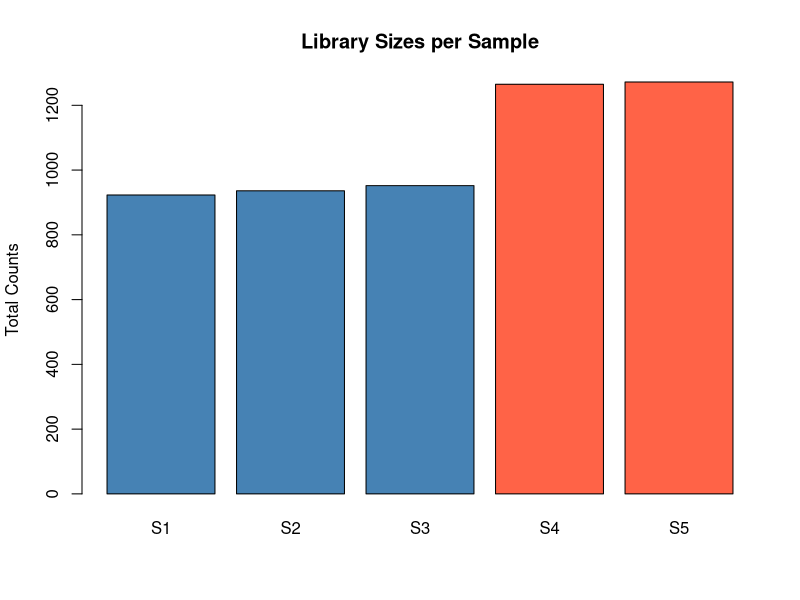

The R source for this figure:
## ---- chunk 1
knitr::opts_chunk$set(echo = TRUE)
## ---- chunk 2
counts <- matrix(
  c(
    50,  55,  52, 120, 130,
    300, 280, 310, 200, 190,
    15,  14,  16,  17,  15,
    400, 420, 410, 800, 820,
    150, 160, 155, 120, 110,
    8,   7,   9,   8,   7
  ),
  nrow = 6, byrow = TRUE
)
rownames(counts) <- paste0("G", 1:6)
colnames(counts) <- paste0("S", 1:5)

samples <- data.frame(
  SampleID = paste0("S", 1:5),
  Condition = c("Healthy", "Healthy", "Healthy", "TB", "TB"),
  stringsAsFactors = FALSE
)
## ---- chunk 3
dim(counts)
rownames(counts)
colnames(counts)
str(samples)
samples
## ---- chunk 4
gene_mean <- apply(counts, 1, mean)
gene_sd   <- apply(counts, 1, sd)

gene_stats <- data.frame(
  Mean = round(gene_mean, 2),
  SD   = round(gene_sd, 2)
)
gene_stats

top2_var <- head(gene_stats[order(-gene_stats$SD), ], 2)
top2_var
## ---- chunk 5
sample_totals <- colSums(counts)
sample_totals
names(which.max(sample_totals))
## ---- chunk 6
gene_cond_means <- tapply(
  counts,
  list(
    rep(rownames(counts), ncol(counts)),
    rep(samples$Condition, each = nrow(counts))
  ),
  mean
)
gene_cond_means
## ---- chunk 7
up_in_TB <- rownames(counts)[gene_cond_means[, "TB"] > gene_cond_means[, "Healthy"]]

up_in_TB
## ---- chunk 8
# Safe division to avoid division by zero
safe_div <- function(tb, healthy) {
  if (healthy == 0) return(if (tb > 0) Inf else NA)
  tb / healthy
}

# Compute fold-change proxy for each gene
safe_fc <- mapply(
  safe_div,
  tb = gene_cond_means[, "TB"],
  healthy = gene_cond_means[, "Healthy"]
)

# Preserve gene names
names(safe_fc) <- rownames(gene_cond_means)

# Round for readability
safe_fc <- round(safe_fc, 3)

# Subset to only upregulated genes
fc_up <- safe_fc[up_in_TB]

# Identify gene with largest fold-change
if (length(fc_up)) {
  top_fc_gene  <- names(which.max(fc_up))
  top_fc_value <- max(fc_up)
} else {
  top_fc_gene  <- NA
  top_fc_value <- NA
}

safe_fc
fc_up
top_fc_gene
top_fc_value
## ---- chunk 9
median_total <- median(sample_totals)
LoadLabel <- ifelse(sample_totals > median_total, "HighLoad", "Normal")

samples$Total     <- sample_totals[samples$SampleID]
samples$LoadLabel <- LoadLabel[samples$SampleID]
samples

## ---- chunk 10
table(samples$Condition, samples$LoadLabel)
## ---- chunk 11
row_centered <- counts - gene_mean
row_centered
## ---- chunk 12
rna_seq <- list(
  counts = counts,
  samples = samples,
  gene_cond_means = gene_cond_means
)

rna_seq$gene_cond_means["G3", "TB"]
## ---- chunk 13
max_val <- max(counts)
pos <- which(counts == max_val, arr.ind = TRUE)
rownames(counts)[pos[1, "row"]]
colnames(counts)[pos[1, "col"]]
max_val
## ---- chunk 14
cond_totals <- tapply(colSums(counts), samples$Condition, sum)
cond_totals
names(which.max(cond_totals))
## ---- chunk 15
counts_filtered <- counts
changed <- sum(counts_filtered < 5)
counts_filtered[counts_filtered < 5] <- 0
changed
counts_filtered
## ---- chunk 16
gene_mean_after <- apply(counts_filtered, 1, mean)
round(gene_mean_after, 3)

names(which.max(gene_mean))
names(which.max(gene_mean_after))
## ---- chunk 17
order_by_cond <- order(factor(samples$Condition, levels = c("Healthy", "TB")))
ordered_samples <- samples$SampleID[order_by_cond]
counts_reordered <- counts[, ordered_samples, drop = FALSE]
colnames(counts_reordered)
## ---- chunk 18
gene_range <- apply(counts, 1, function(x) max(x) - min(x))
gene_range
names(which.max(gene_range))
## ---- chunk 19
barplot(sample_totals,
        main = "Library Sizes per Sample",
        ylab = "Total Counts",
        col = c(rep("steelblue", 3), rep("tomato", 2)))
## ---- chunk 20
rownames(counts)[rownames(counts) == "G2"] <- "G2A"
rownames(counts)
## ---- chunk 21
lowest_mean_gene <- names(which.min(gene_mean))
counts_pruned <- counts[setdiff(rownames(counts), lowest_mean_gene), , drop = FALSE]
lowest_mean_gene
counts_pruned
## ---- chunk 22
gene_summary <- data.frame(
  Gene = rownames(counts),
  Mean = round(gene_mean, 2),
  SD = round(gene_sd, 2),
  HealthyMean = round(gene_cond_means[, "Healthy"], 2),
  TBMean = round(gene_cond_means[, "TB"], 2),
  FoldChange = round(safe_fc, 3),
  Range = gene_range,
  UpregulatedInTB = rownames(counts) %in% up_in_TB,
  row.names = NULL   # <- prevents genes from appearing twice
)
gene_summary
